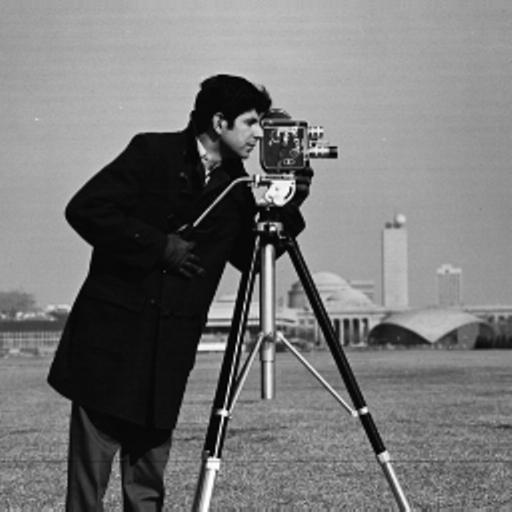
#> input picture COS3401(1-86)/week 10 Color image Processing (Part 1)/images/images/keep/cameraman.png, 512 x 512 px
$ jupyter execute assign_01.ipynb
#> lines starting #> are read from the running program, lines starting #| are printed output that depends on the picture
#> further down, img is the input picture: shape (512, 512); min 0, max 255, mean 118.3
[cell 1]
import cv2
import numpy as np
import matplotlib.pyplot as plt
import math

[cell 2]
def ShowImage(img):
    plt.axis("off")
    plt.imshow(img, cmap='gray')
    plt.show()

[cell 3]
def flip_image(img, opt):
#> called with opt = 0
    r,c = img.shape
#> r = 512; c = 512
    out = np.zeros_like(img, dtype='uint8')
    for i in range(r):
        for j in range(c):
            if opt == 0:
                out[i,c-j-1] = img[i,j]
            elif opt == 1:
                out[r-i-1,j] = img[i,j]
            elif opt == 2:
                out[r-i-1,c-j-1] = img[i,j]
            else:
                out[i,j] = img[i,j]
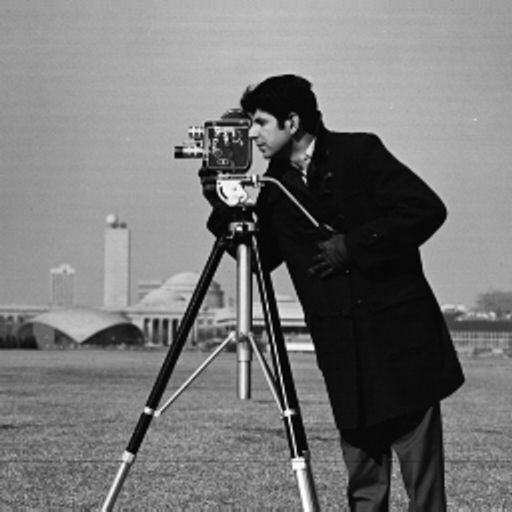
#> out: shape (512, 512); min 0, max 255, mean 118.3
    return out.astype(np.uint8)

[cell 4]
def centroid_image(img):
    r,c = img.shape
    return (int(r/2),int(c/2))

[cell 5]
def init_Transformation():
    return np.identity(3, dtype = float)

def matrix_Rotatef(T, deg):
    R =  np.identity(3, dtype = float)
    theta = (deg*np.pi)/180
    R[0,0] = math.cos(theta)
    R[0,1] = math.sin(theta)
    R[1,0] = -math.sin(theta)
    R[1,1] = math.cos(theta)
    return np.matmul(R, T)

def matrix_Translate(T, tx, ty):
    Ts =  np.identity(3, dtype = float)
    Ts[2,0] = tx
    Ts[2,1] = ty
    return np.matmul(Ts, T)

def matrix_Scale(T, sx, sy):
    S =  np.identity(3, dtype = float)
    S[0,0] = sx
    S[1,1] = sy
    return  np.matmul(S, T)

[cell 6]
def img_transform(img, T):
    out = np.zeros_like(img, dtype='uint8')
    rows, cols = img.shape
    for y in range(rows):
        for x in range(cols):
            xy = np.array([x, y, 1], dtype = float)
            new_xy = np.matmul(xy, T)
            xn = int(new_xy[0])
            yn = int(new_xy[1])
            if 0 <= xn < cols and 0 <= yn < rows:
                out[yn,xn] = img[y,x]
    return out.astype(np.uint8)

[cell 7]
img = cv2.imread('cameraman.png', 0)

[cell 8]
flip = flip_image(img, 0)
img_mults = cv2.hconcat([img, flip])
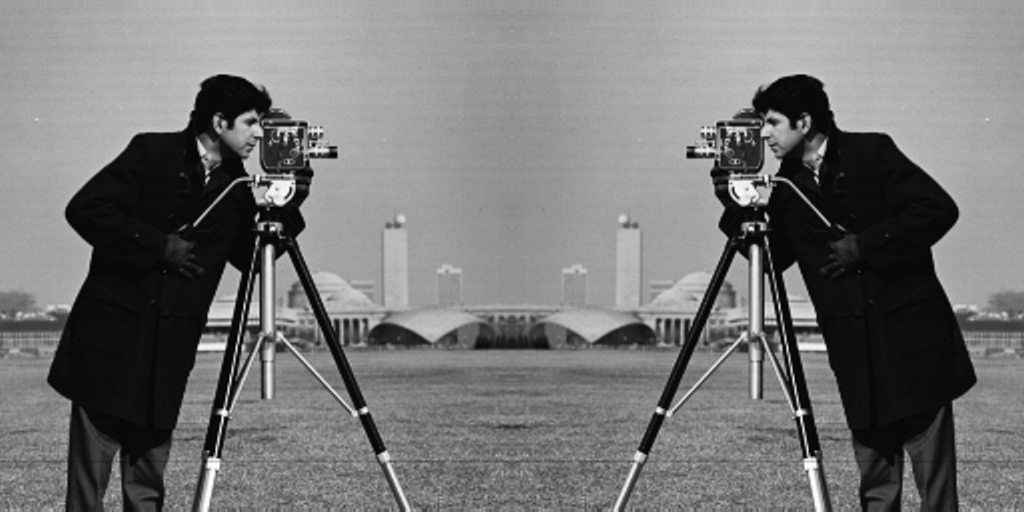
#> img_mults: shape (512, 1024); min 0, max 255, mean 118.3
ShowImage(img_mults)

[cell 9]
cen = centroid_image(flip)
#> cen = (256, 256)
print(cen)
#| (256, 256)

[cell 10]
T = init_Transformation()
T = matrix_Translate(T, cen[1], cen[0])
#> T = [[1, 0, 0], [0, 1, 0], [256, 256, 1]]
T = matrix_Rotatef(T, -45)
#> T = [[0.707, -0.707, 0], [0.707, 0.707, 0], [256, 256, 1]]
T = matrix_Scale(T, 0.5, 0.5)
#> T = [[0.354, -0.354, 0], [0.354, 0.354, 0], [256, 256, 1]]
T  = matrix_Translate(T, -cen[1], -cen[0])
#> T = [[0.354, -0.354, 0], [0.354, 0.354, 0], [74.98, 256, 1]]
out = img_transform(flip, T)
#> after the loop in img_transform, `for y in range(rows):`:
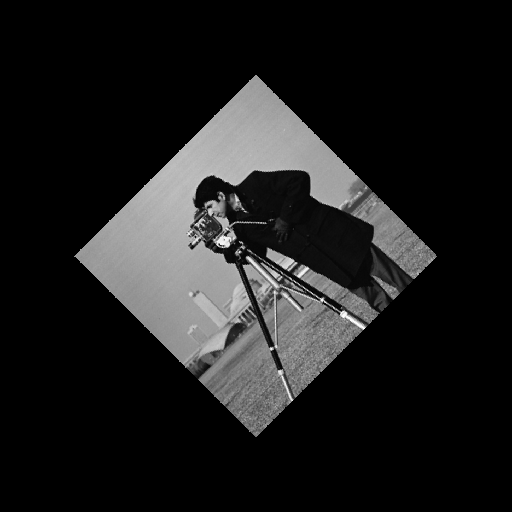
#> out: shape (512, 512); min 0, max 255, mean 29.7

$ run again, with COS3401(1-86)/week 10 Color image Processing (Part 1)/images/images/keep/body_color.jpg saved as COS3401(1-86)/week 10 Color image Processing (Part 1)/images/images/keep/cameraman.png
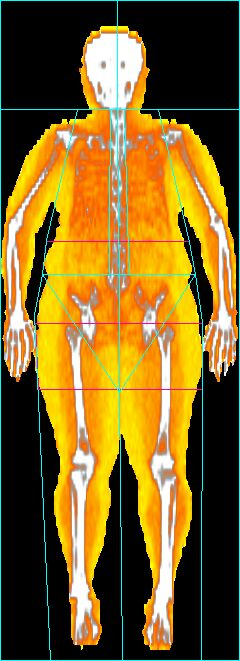
#> input picture COS3401(1-86)/week 10 Color image Processing (Part 1)/images/images/keep/body_color.jpg, 240 x 661 px
#> `img_mults = cv2.hconcat([img, flip])`:
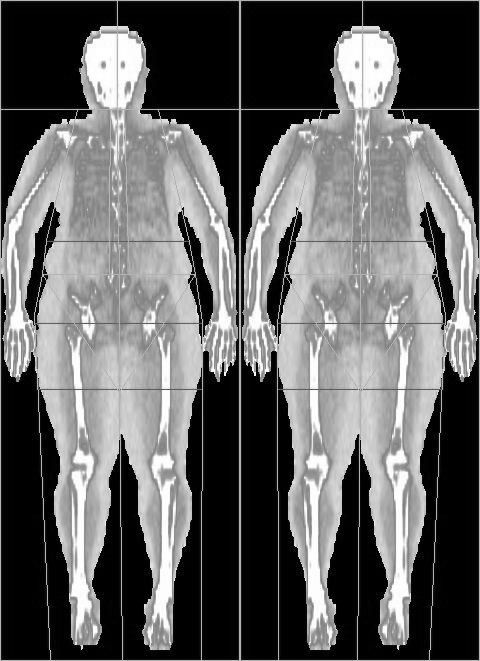
#> img_mults: shape (661, 480); min 0, max 255, mean 99.6
#> cen = (330, 120)
#| (330, 120)
#> `T = matrix_Translate(T, cen[1], cen[0])`: T = [[1, 0, 0], [0, 1, 0], [120, 330, 1]]
#> `T = matrix_Rotatef(T, -45)`: T = [[0.707, -0.707, 0], [0.707, 0.707, 0], [120, 330, 1]]
#> `T = matrix_Scale(T, 0.5, 0.5)`: T = [[0.354, -0.354, 0], [0.354, 0.354, 0], [120, 330, 1]]
#> `T  = matrix_Translate(T, -cen[1], -cen[0])`: T = [[0.354, -0.354, 0], [0.354, 0.354, 0], [-39.1, 255.8, 1]]
#> after the loop in img_transform, `for y in range(rows):`:
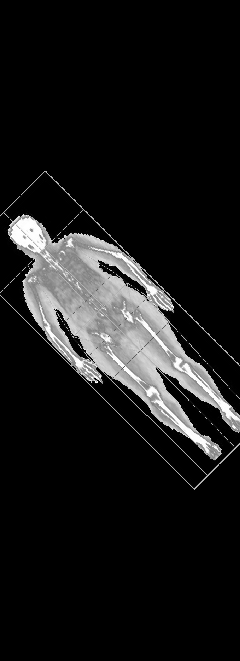
#> out: shape (661, 240); min 0, max 255, mean 25
